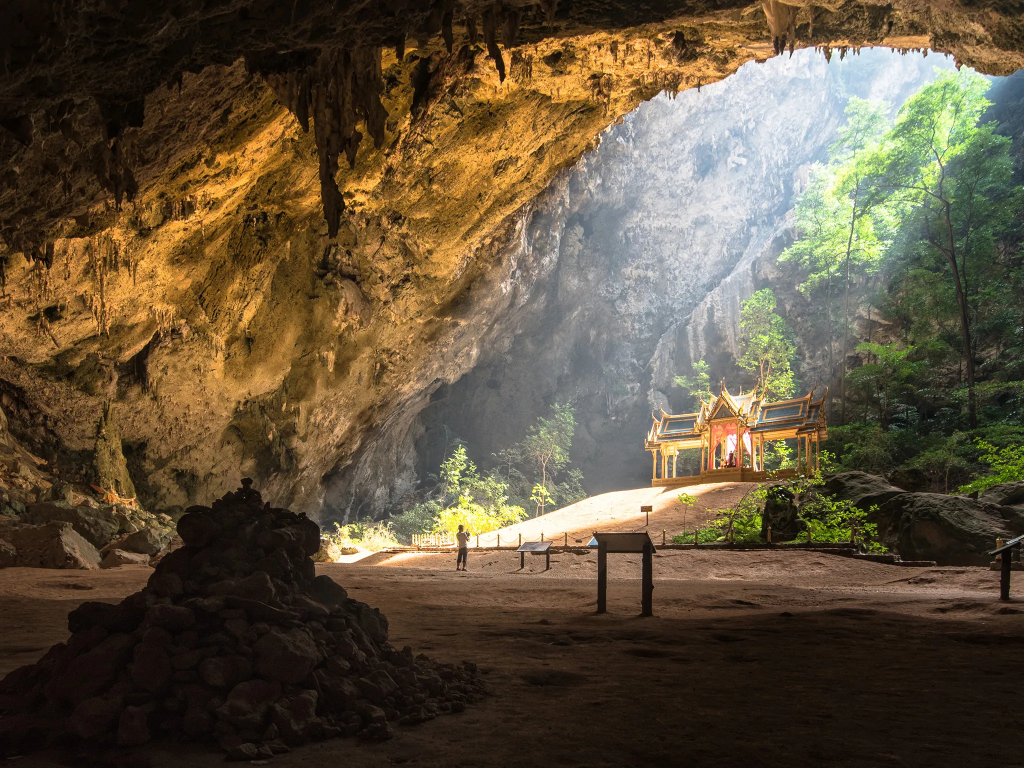
#> input picture docs/images/depth-test.jpg, 2048 x 1536 px, found by its file name (shown at 1/2 size)
$ python make_readme_images.py
#> lines starting #> are read from the running program, lines starting #| are printed output that depends on the picture
"""Regenerate the images in docs/images/readme/ that the README shows.

Run it from the root of the repository after installing the package (``pip install -e .``):

    python scripts/make_readme_images.py

Every picture is real output of blurgenerator. The commands below are the ones printed in the README;
they run on the sample images in docs/images/ and the results are resized and saved as small JPEGs for the page.
"""
import os
import shlex
import subprocess
import tempfile

import cv2
import numpy as np

from blurgenerator import lens_blur, lens_blur_with_depth_map

#: Every picture of the repository lives here; the README's own ones in readme/.
IMAGES_DIR = os.path.join('docs', 'images')
OUT_DIR = os.path.join(IMAGES_DIR, 'readme')
PHOTO = os.path.join(IMAGES_DIR, 'depth-test.jpg')
DEPTH_MAP = os.path.join(IMAGES_DIR, 'depth-map-test.png')
SAMPLE = os.path.join(OUT_DIR, 'sample.jpg')

# README "Gallery": one command per blur type on docs/images/readme/sample.jpg.
GALLERY = {
    'gallery-motion.jpg': 'blurgenerator --type motion --motion_blur_size 25 '
                          '--input ./docs/images/readme/sample.jpg --output motion.jpg',
    'gallery-lens.jpg': 'blurgenerator --type lens --lens_radius 8 --lens_exposure_gamma 5 '
                        '--input ./docs/images/readme/sample.jpg --output lens.jpg',
    'gallery-gaussian.jpg': 'blurgenerator --type gaussian --gaussian_kernel 31 '
                            '--input ./docs/images/readme/sample.jpg --output gaussian.jpg',
}

# README "Blur by depth" and "Focus on a depth": the full-size photo and depth map in docs/images/.
DEPTH = {
    'depth-motion.jpg': 'blurgenerator --type motion --input ./docs/images/depth-test.jpg '
                        '--input_depth_map ./docs/images/depth-map-test.png --depth_max_blur 50 --output depth-motion.png',
    'depth-lens.jpg': 'blurgenerator --type lens --input ./docs/images/depth-test.jpg '
                      '--input_depth_map ./docs/images/depth-map-test.png --depth_max_blur 40 --output depth-lens.png',
    'depth-gaussian.jpg': 'blurgenerator --type gaussian --input ./docs/images/depth-test.jpg '
                          '--input_depth_map ./docs/images/depth-map-test.png --depth_max_blur 50 '
                          '--output depth-gaussian.png',
    'focus-rocks.jpg': 'blurgenerator --type lens --input ./docs/images/depth-test.jpg '
                       '--input_depth_map ./docs/images/depth-map-test.png --depth_max_blur 40 '
                       '--depth_focus_point 480 1150 --depth_focus_range 20 --output focus.png',
}

DISPLAY_WIDTH = 512

# README "Decimal lens radii": one warm light through lens_blur() with its defaults at these radii,
# enlarged LENS_ZOOM times without smoothing so that every pixel shows.
LENS_RADII = (2, 2.5, 3)
LENS_ZOOM = 10
LENS_LIGHT_BGR = (140, 215, 255)


def save_jpeg(name, img, width=None):
    if width is not None and img.shape[1] != width:
        height = round(img.shape[0] * width / img.shape[1])
        img = cv2.resize(img, (width, height), interpolation=cv2.INTER_AREA)
    path = os.path.join(OUT_DIR, name)
    assert cv2.imwrite(path, img, [cv2.IMWRITE_JPEG_QUALITY, 85]), path
    print(f'{path:40s} {img.shape[1]}x{img.shape[0]}  {os.path.getsize(path) // 1024} KB')


def run(command, tmp):
    """Run a README command, but write its output into ``tmp``; return the image it wrote."""
    args = shlex.split(command)
    index = args.index('--output') + 1
    args[index] = os.path.join(tmp, os.path.basename(args[index]))
    subprocess.run(args, check=True, stdout=subprocess.DEVNULL)
    return cv2.imread(args[index])


def checkerboard_strips():
    """Three strips for the README: a depth gradient, the default depth blur and a focused one."""
    height, width = 64, 768
    yy, xx = np.mgrid[:height, :width]
    checker = (((yy // 16) + (xx // 16)) % 2 * 200 + 30).astype(np.uint8)
    img = cv2.merge([checker] * 3)
    depth = cv2.merge([np.tile(np.linspace(0, 255, width).astype(np.uint8), (height, 1))] * 3)
    settings = dict(components=4, exposure_gamma=1, num_layers=12, min_blur=1, max_blur=12)
    default = lens_blur_with_depth_map(img, depth, **settings)
    focused = lens_blur_with_depth_map(img, depth, focus=128, focus_range=40, **settings)
    for name, strip in (('strip-depth.png', depth), ('strip-default.png', default), ('strip-focus.png', focused)):
        path = os.path.join(OUT_DIR, name)
        assert cv2.imwrite(path, strip, [cv2.IMWRITE_PNG_COMPRESSION, 9]), path
        print(f'{path:40s} {width}x{height}  {os.path.getsize(path) // 1024} KB')


def lens_radius_discs():
    """One bright pixel blurred with each radius in LENS_RADII: the disc grows with the radius."""
    light = np.zeros((15, 15, 3), dtype=np.uint8)
    light[7, 7] = LENS_LIGHT_BGR
    for radius in LENS_RADII:
        disc = cv2.resize(lens_blur(light, radius=radius), None, fx=LENS_ZOOM, fy=LENS_ZOOM,
                          interpolation=cv2.INTER_NEAREST)
        path = os.path.join(OUT_DIR, f'lens-radius-{radius}.png')
        assert cv2.imwrite(path, disc, [cv2.IMWRITE_PNG_COMPRESSION, 9]), path
        print(f'{path:40s} {disc.shape[1]}x{disc.shape[0]}  {os.path.getsize(path) // 1024} KB')


def main():
    os.makedirs(OUT_DIR, exist_ok=True)
    photo = cv2.imread(PHOTO)
#> photo is the input picture: shape (1536, 2048, 3); mean B, G, R 60.4, 82, 95.9

    # The gallery sample: the pavilion and the sunlit floor, 900x600 pixels scaled down to 600x400.
    save_jpeg('sample.jpg', cv2.resize(photo[600:1200, 800:1700], (600, 400), interpolation=cv2.INTER_AREA))
#> in save_jpeg, `assert cv2.imwrite(path, img, [cv2.IMWRITE_JPEG_QUALITY, 85]), path`:
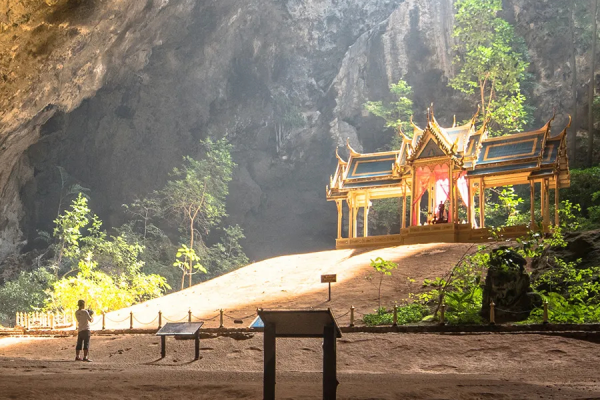
#> saved as sample.jpg: shape (400, 600, 3); mean B, G, R 102.9, 123.8, 135.2
#| docs/images/readme/sample.jpg            600x400  72 KB
    save_jpeg('depth-photo.jpg', photo, DISPLAY_WIDTH)
#> call 2 of save_jpeg, with name = 'depth-photo.jpg', width = 512
#> in save_jpeg (call 2), `img = cv2.resize(img, (width, height), interpolation=cv2.INTER_AREA)`:
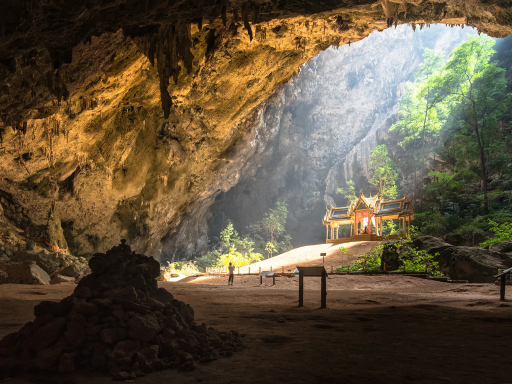
#> img: shape (384, 512, 3); mean of channels 0, 1, 2 60.4, 82, 95.9; drawn as B, G, R
#| docs/images/readme/depth-photo.jpg       512x384  57 KB
    save_jpeg('depth-map.jpg', cv2.imread(DEPTH_MAP), DISPLAY_WIDTH)
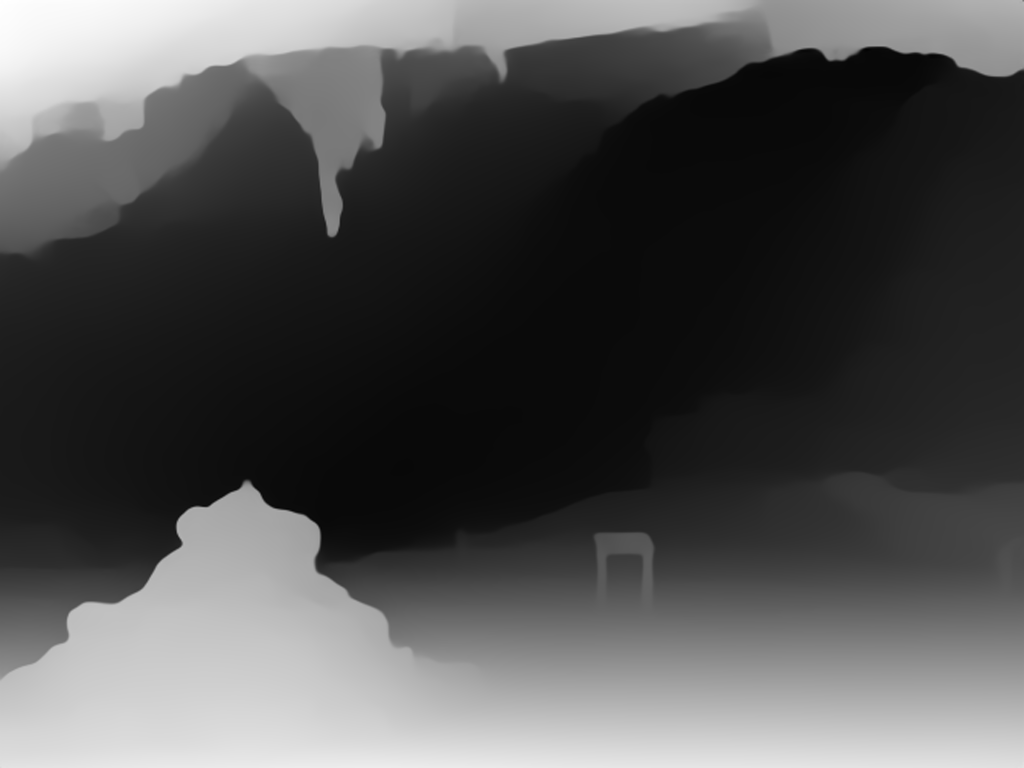
#> input picture docs/images/depth-map-test.png, 2048 x 1536 px, found by its file name (shown at 1/2 size)
#> call 3 of save_jpeg, with name = 'depth-map.jpg', width = 512
#> in save_jpeg (call 3), `img = cv2.resize(img, (width, height), interpolation=cv2.INTER_AREA)`:
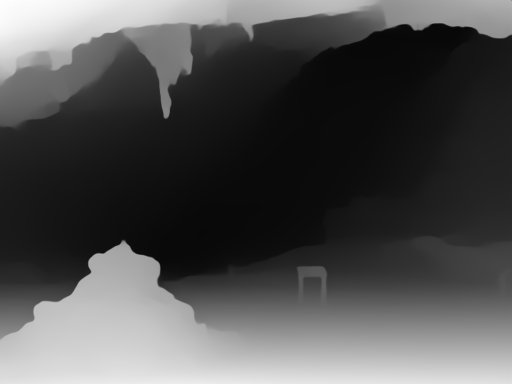
#> img: shape (384, 512, 3); min 5, max 255, mean 80.5
#| docs/images/readme/depth-map.jpg         512x384  10 KB

    with tempfile.TemporaryDirectory() as tmp:
        for name, command in GALLERY.items():
            save_jpeg(name, run(command, tmp))
        for name, command in DEPTH.items():
            save_jpeg(name, run(command, tmp), DISPLAY_WIDTH)

    checkerboard_strips()
    lens_radius_discs()


if __name__ == '__main__':
#> (the run stopped early here; a loop or call above may not have finished)
